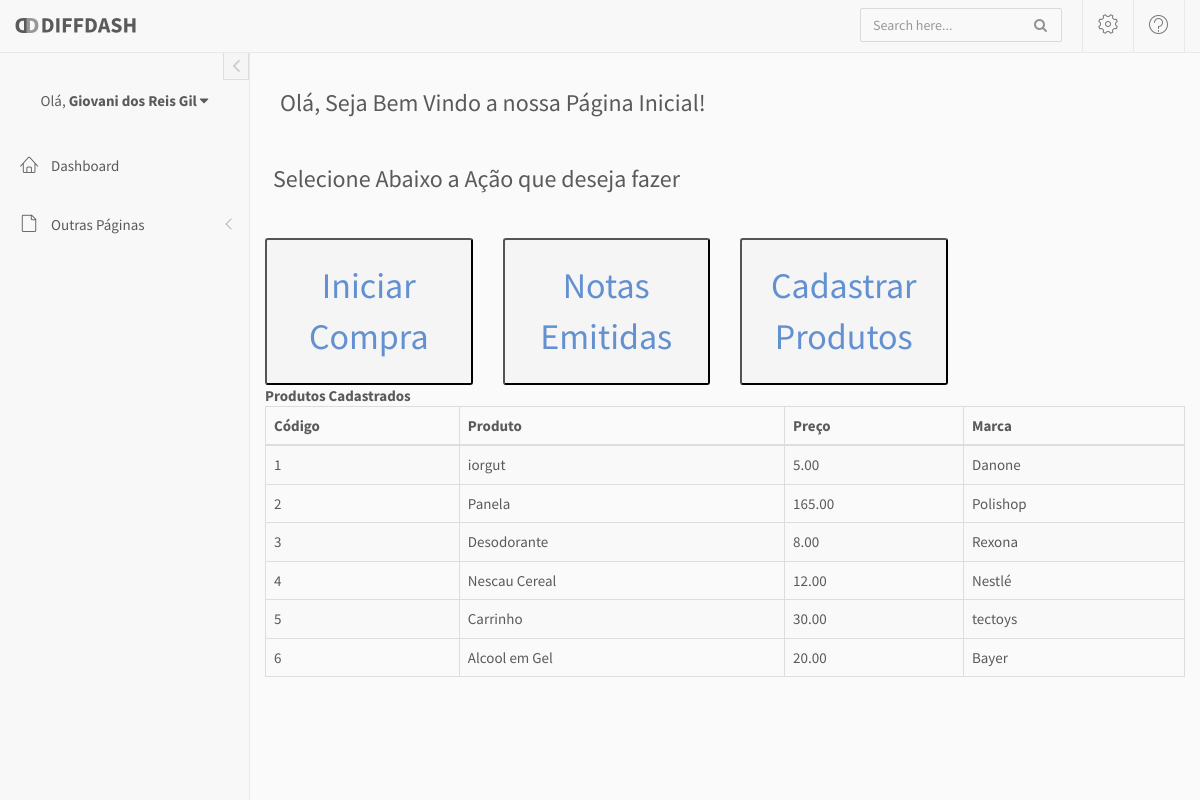
/index.php (signed in), run on the app's committed database.
### tables this page shows
CREATE TABLE `produtos` (
  `id` int(11) NOT NULL,
  `nome` varchar(50) DEFAULT NULL,
  `preco` decimal(10,2) DEFAULT NULL,
  `marca` varchar(100) NOT NULL
);

### index.php (the view, shortened to what this page needs)
<?php
    include 'conecta.php';
?>
<!doctype html>
<html lang="en">
<head>
	<link rel="stylesheet" href="assets/vendor/bootstrap/css/bootstrap.min.css">
	<link rel="stylesheet" href="assets/vendor/font-awesome/css/font-awesome.min.css">
	<link rel="stylesheet" href="assets/vendor/linearicons/style.css">
	<link rel="stylesheet" href="assets/vendor/metisMenu/metisMenu.css">
	<link rel="stylesheet" href="assets/vendor/bootstrap-progressbar/css/bootstrap-progressbar-3.3.4.min.css">
	<link rel="stylesheet" href="assets/vendor/chartist/css/chartist.min.css">
	<link rel="stylesheet" href="assets/vendor/chartist-plugin-tooltip/chartist-plugin-tooltip.css">
	<link rel="stylesheet" href="assets/vendor/toastr/toastr.min.css">
	<link rel="stylesheet" href="assets/css/main.css">
	<link rel="stylesheet" href="assets/css/demo.css">
</head>
<body>
	<div id="wrapper">
		<nav class="navbar navbar-default navbar-fixed-top">
			<div class="container-fluid">
				<div class="navbar-brand">
					<a href="index.html"><img src="assets/img/logo.png" alt="DiffDash Logo" class="img-responsive logo"></a>
				</div>
				<div class="navbar-right">
					<form id="navbar-search" class="navbar-form search-form">
						<input value="" class="form-control" placeholder="Search here..." type="text">
						<button type="button" class="btn btn-default"><i class="fa fa-search"></i></button>
					</form>
					<div id="navbar-menu">
						<ul class="nav navbar-nav">
							<li class="dropdown">
								<a href="#" class="dropdown-toggle icon-menu" data-toggle="dropdown">
									<i class="lnr lnr-cog"></i>
								</a>
							</li>
							<li class="dropdown">
								<a href="#" class="dropdown-toggle icon-menu" data-toggle="dropdown">
									<i class="lnr lnr-question-circle"></i>
								</a>
							</li>
						</ul>
					</div>
				</div>
			</div>
		</nav>
		<div id="left-sidebar" class="sidebar">
			<button type="button" class="btn btn-xs btn-link btn-toggle-fullwidth">
				<i class="fa fa-angle-left"></i>
			</button>
			<div class="sidebar-scroll">
				<div class="user-account">
					<div class="dropdown">
						<a href="" class="dropdown-toggle user-name" data-toggle="dropdown">Olá, <strong><?php echo $_SESSION['nome']; ?></strong> <i class="fa fa-caret-down"></i></a>
					</div>
				</div>
				<nav id="left-sidebar-nav" class="sidebar-nav">
					<ul id="main-menu" class="metismenu">
						<li class=""><a href="index.php"><i class="lnr lnr-home"></i> <span>Dashboard</span></a></li>
						<li class="">
							<a href="#subPages" class="has-arrow" aria-expanded="false"><i class="lnr lnr-file-empty"></i> <span>Outras Páginas</span></a>
						</li>
					</ul>
				</nav>
			</div>
		</div>
		<div id="main-content">
			<div class="container-fluid">
				<div class="dashboard-section">
					<div class="section-heading clearfix">
						<h4 class="section-title"></i> Olá, Seja Bem Vindo a nossa Página Inicial!</h4>
						</div>
					</div>
				</div>
				<div class="dashboard-section no-margin">
					<div class="section-heading clearfix">
						<h2 class="section-title"><i class=></i> Selecione Abaixo a Ação que deseja fazer </h2>
					</div>
					<div class="panel-content">
						<div class="row">
							<div class="col-md-3 col-sm-6">
								<a href="dataNF.php">
								<button type="button"class="metric-inline"> Iniciar Compra</button>
								</a>
							</div>
							<div class="col-md-3 col-sm-6">
								<a href="verNF.php">
								<button type="button"class="metric-inline"> Notas Emitidas </button>
							</a>
							</div>
							<div class="col-md-3 col-sm-6">
								<a href="cadastra_produto.php">
								<button type="button"class="metric-inline"> Cadastrar Produtos </button>
							</a>
							</div>
							<div class="col-sm-12">
                <div class="card">
                            <div class="card-header">
                                <strong class="card-title">Produtos Cadastrados</strong>
                            </div>
                            <div class="card-body">
                                <table id="bootstrap-data-table-export" class="table table-striped table-bordered">
                                    <thead>
                                        <tr>
                                            <th>Código</th>
                                            <th>Produto</th>
                                            <th>Preço</th>
                                            <th>Marca</th>
                                        </tr>
                                    </thead>
                                    <tbody>
    <?php
        $consulta = "SELECT * FROM produtos";
        foreach ($conecta -> query($consulta) as $linha) {
            echo"<tr>";
                echo"<td>".$linha['id']."</td>";
                echo"<td>".$linha['nome']."</td>";
                echo"<td>".$linha['preco']."</td>";
                echo"<td>".$linha['marca']."</td>";
    			echo "</tr>";
        }
    ?>
                                    </tbody>
                                </table>
                            </div>
                        </div>
            </div>
						</div>
					</div>
				</div>
			</div>
		</div>
		<div class="clearfix"></div>
</body>
</html>

### assets/css/main.css (style rules this page uses)
body { background-color: #fafafa; font-family: "Source Sans Pro", sans-serif; font-size: 15px; color: #5A5A5A; }
a { color: #6290d0; }
#left-sidebar { -webkit-transition: all 0.3s ease-in-out; -moz-transition: all 0.3s ease-in-out; -ms-transition: all 0.3s ease-in-out; -o-transition: all 0.3s ease-in-out; transition: all 0.3s ease-in-out; width: 250px; height: 100%; float: left; margin-top: 50px; position: fixed; left: 0; border-right: 1px solid #e8e8e8; background-color: #f8f8f8; z-index: 9; }
#main-content { -webkit-transition: all 0.3s ease-in-out; -moz-transition: all 0.3s ease-in-out; -ms-transition: all 0.3s ease-in-out; -o-transition: all 0.3s ease-in-out; transition: all 0.3s ease-in-out; width: calc(100% - 250px); float: right; position: relative; padding-top: 90px; padding-bottom: 40px; }
.dashboard-section { margin-bottom: 50px; }
.panel-content { padding: 30px 15px; }
.navbar-default { -webkit-border-radius: 0; -moz-border-radius: 0; border-radius: 0; padding: 0; margin: 0; border: none; border-bottom: 1px solid #e8e8e8; z-index: 99; }
.navbar-nav { margin: 0; margin-right: 15px; }
.navbar-nav .icon-menu { display: inline-block; vertical-align: middle; *vertical-align: auto; *zoom: 1; *display: inline; padding-top: 14px; padding-bottom: 14px; position: relative; border-left: 1px solid #e8e8e8; }
.navbar-nav .icon-menu i { font-size: 20px; }
.navbar-nav li:last-child .icon-menu { border-right: 1px solid #e8e8e8; }
.navbar-brand { padding: 18px 15px; }
@media screen and (min-width: 769px) { .navbar > .container .navbar-brand, .navbar > .container-fluid .navbar-brand { margin-left: -15px; } }
#navbar-search { float: left; margin-left: 20px; margin-right: 20px; }
#navbar-menu { float: right; }
.user-account { margin: 40px auto 30px auto; text-align: center; }
.user-account .user-name { display: block; margin-top: 12px; color: inherit; }
.sidebar-nav ul { padding: 0; margin: 0; list-style: none; }
.sidebar-nav .metismenu { display: -webkit-box; display: -ms-flexbox; display: flex; -webkit-box-orient: vertical; -webkit-box-direction: normal; -ms-flex-direction: column; flex-direction: column; }
.sidebar-nav .metismenu > li { padding-bottom: 10px; }
.sidebar-nav .metismenu > li a { border-left: 5px solid transparent; }
.sidebar-nav .metismenu > li i { position: relative; top: 1px; margin-right: 10px; font-size: 18px; }
.sidebar-nav .metismenu > li { -webkit-box-flex: 1; -ms-flex: 1 1 0%; flex: 1 1 0%; display: -webkit-box; display: -ms-flexbox; display: flex; -webkit-box-orient: vertical; -webkit-box-direction: normal; -ms-flex-direction: column; flex-direction: column; position: relative; }
.sidebar-nav .metismenu a { -webkit-transition: all 0.3s ease-out; -moz-transition: all 0.3s ease-out; -ms-transition: all 0.3s ease-out; -o-transition: all 0.3s ease-out; transition: all 0.3s ease-out; position: relative; display: block; padding: 13px 15px; outline-width: 0; color: #5A5A5A; }
.sidebar-nav .metismenu .has-arrow::after { color: #b5b5b5; }
.btn-toggle-fullwidth { -webkit-border-radius: 0; -moz-border-radius: 0; border-radius: 0; position: absolute; right: 0; padding: 5px 10px; background: #f5f5f5; color: #cacaca; border: 1px solid #dedede; z-index: 99; }
.btn-toggle-fullwidth i { margin: 0; font-size: 22px; vertical-align: middle; }
.search-form { position: relative; padding: 0; }
.search-form .btn { -moz-box-shadow: none; -webkit-box-shadow: none; box-shadow: none; position: absolute; top: 7px; right: 10px; padding: 0; border: none; color: #929292; background-color: transparent; }
.form-control { -moz-box-shadow: none; -webkit-box-shadow: none; box-shadow: none; -webkit-border-radius: 2px; -moz-border-radius: 2px; border-radius: 2px; background-color: #f9f9f9; border-color: #dadada; color: #777; }
.btn { padding: 8px 25px; }
.btn i:first-child { margin-right: 5px; }
.btn-xs { padding: 3px 8px; }
.btn-default { color: #5A5A5A; }
.metric-inline { -webkit-border-radius: 3px; -moz-border-radius: 3px; border-radius: 3px; text-align: center; padding: 20px; font-size: 36px; background-color: #f5f5f5; }
.section-heading { padding: 0 15px; margin-bottom: 15px; }
.section-heading .section-title { margin: 0; display: inline; float: left; font-size: 24px; }
.no-margin { margin: 0 !important; }

### data on the page
produtos: id "1", nome "iorgut", preco "5.00", marca "Danone"
produtos: id "2", nome "Panela", preco "165.00", marca "Polishop"
produtos: id "3", nome "Desodorante", preco "8.00", marca "Rexona"
produtos: id "4", nome "Nescau Cereal", preco "12.00", marca "Nestlé"
produtos: id "5", nome "Carrinho", preco "30.00", marca "tectoys"
produtos: id "6", nome "Alcool em Gel", preco "20.00", marca "Bayer"

### other printed values
$_SESSION['nome'] "Giovani dos Reis Gil"
